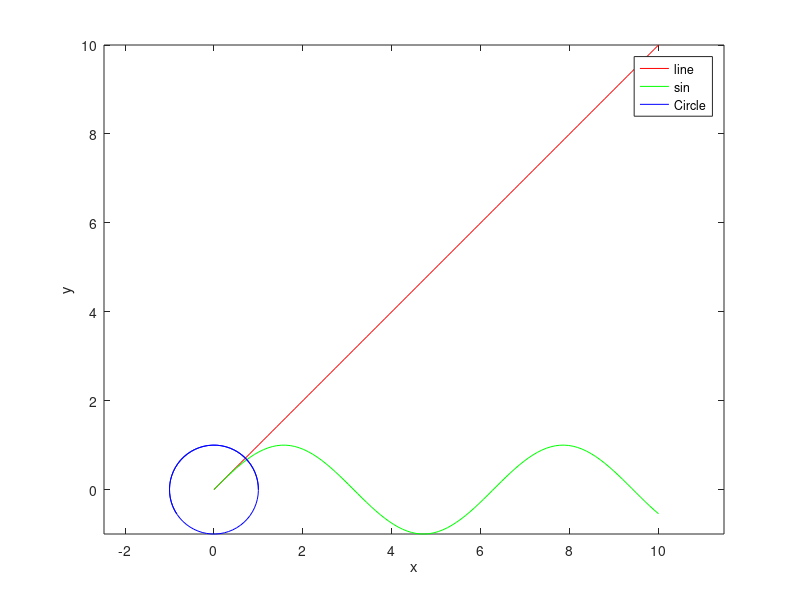

The MATLAB source for this figure:
t=linspace(0,10,100);
%直线
x1=t;y1=t;
plot(x1,y1,'r');
hold on;
%正弦
x2=t;
y2=sin(t);
plot(x2,y2,'g');
%圆
x3=cos(t);
y3=sin(t);
plot(x3,y3,'b');

axis equal;
xlabel('x');
ylabel('y');
legend('line','sin','Circle');
